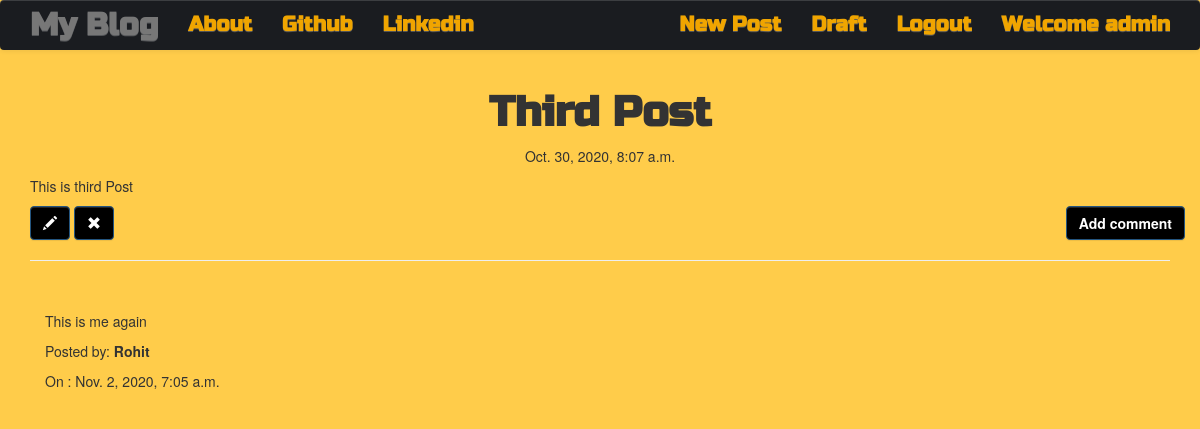
Page /post/8 (signed in) on the committed database.
### blog/models.py (models this page shows, shortened)
class Post(models.Model):
    author=models.ForeignKey('auth.user', on_delete=models.CASCADE)
    title=models.CharField(max_length=254)
    text=models.TextField()
    created_date=models.DateTimeField(default=timezone.now())
    published_date=models.DateTimeField(blank=True,null=True)

class Comment(models.Model):
    post=models.ForeignKey('blog.Post',related_name='comments', on_delete=models.CASCADE)
    author=models.CharField(max_length=200)
    text=models.TextField()
    create_date=models.DateTimeField(default=timezone.now)
    approved_comment=models.BooleanField(default=False)

### blog/views.py (the view)
# urls.py: url(r'^post/(?P<pk>\d+)$', views.PostDetailView.as_view(), name='post_detail'),
class PostDetailView(DetailView):
    model=Post

### blog/templates/blog/post_detail.html (shortened to what this page needs)
{% extends 'blog/base.html' %}
{% block content %}
        <h1 class='posttitle loader'><strong>{{ post.title }}</strong></h1>
        {% if post.published_date %}
            <div class="date postdate">
                {{ post.published_date }}
            </div>
        {% else %}
            <p>Created On: {{ post.created_date }}</p>
            <a style="background:black" class="btn btn-default" href="{% url 'post_publish' pk=post.pk %}"><strong style="color:white" >Publish</strong> </a>
        {% endif %}
      <p class='postcontent' >{{ post.text|safe|linebreaksbr }}</p>
      {% if user.is_authenticated %}
          <a style="background:black" class="btn btn-primary" href="{% url 'post_edit' pk=post.pk %}"><span class="glyphicon glyphicon-pencil"></span></a>
          <a style="background:black" class="btn btn-primary" href="{% url 'post_remove' pk=post.pk %}"><span class="glyphicon glyphicon-remove"></span></a>
            <a style="background:black"  class="btn btn-primary btn-comment" href="{% url 'add_comment_to_post' pk=post.pk %}"><strong>Add comment</strong> </a>
      {% endif %}
  <hr>
  <div class="container">
  {% for comment in post.comments.all %}
  <br>
      {% if user.is_authenticated or comment.approved_comment %}
          <p>{{ comment.text|safe|linebreaks }}</p>
          <p>Posted by: <strong>{{ comment.author }}</strong></p>
          <p>On : {{ comment.create_date }}</p>
      {% endif %}
  {% empty %}
      <p>No comments posted.</p>
  {% endfor %}
</div>
{% endblock %}

### blog/templates/blog/base.html (shortened to what this page needs)
<!DOCTYPE html>
{% load staticfiles %}
<html lang="en" dir="ltr">
  <head>
        <link rel="stylesheet" href="https://maxcdn.bootstrapcdn.com/bootstrap/3.3.7/css/bootstrap.min.css">
        <link rel="stylesheet" href="https://maxcdn.bootstrapcdn.com/bootstrap/3.3.7/css/bootstrap-theme.min.css">
        <link rel="stylesheet" href="//cdn.jsdelivr.net/npm/medium-editor@latest/dist/css/medium-editor.min.css" type="text/css" media="screen" charset="utf-8">
        <link rel="stylesheet" href="{% static 'css/blog.css' %}">
  </head>
  <body>
<nav  style="background:#1a1c20" border=0px; class="navbar navbar-default techfont custom-navbar">
  <div class="container">
    <ul class="nav navbar-nav">
      <li><a class="navbar-brand bigbrand"  href="{% url 'post_list' %}"><strong>My Blog</strong></a></li>
      <li><a id="nav_link" href="{% url 'about' %}"><strong>About</strong></a></li>
      <li><a id="nav_link" href="https://github.com/Samrat101"><strong>Github</strong></a></li>
      <li><a id="nav_link" href="https://www.linkedin.com/in/sandeep-yadav-2449381a0/"><strong>Linkedin</strong></a></li>
    </ul>
    <ul class="nav navbar-nav navbar-right">
      {% if user.is_authenticated %}
        <li><a id="nav_link" href="{% url 'post_new' %}"><strong>New Post</strong></a></li>
        <li><a id="nav_link" href="{% url 'post_draft_list' %}"><strong>Draft</strong></a></li>
        <li><a id="nav_link" href="{% url 'logout' %}"><strong>Logout</strong></a></li>
        <li><a id="nav_link" href=""><strong>Welcome {{ user.username }}</strong></a></li>
      {% else  %}
        <li><a class="nav navbar-right"  href="{% url 'login' %}"><span class="glyphicon glyphicon-user"></span></a></li>
      {% endif %}
    </ul>
  </div>
</nav>
<div class="content container">
    <div class="row">
      <div class="col-md-12">
        <div class="blog_posts">
          {% block content %}
          {% endblock %}
        </div>
      </div>
    </div>
</div>
  </body>
</html>

### blog/static/css/blog.css (style rules this page uses)
.techfont { font-family:'Russo One',sans-serif; font-size:1.5em; border: 0px; }
.bigbrand { font-size:1.5em; }
#nav_link { color:#f0a500; }
.postdate { text-align:center; }
.posttitle { font-family: 'Russo One',sans-serif; font-size:3em; text-align:center; }
.postcontent { font-family: 'Montserrat'; font-size:1.5em; }
.btn-comment { position:absolute; right:0px; }
body { background-color:#ffcc4a; }

### rows in the picture
Post: title "Third Post", published_date "Oct. 30, 2020, 8:07 a.m.", text "This is third Post"
Comment: text "This is me again", author "Rohit", create_date "Nov. 2, 2020, 7:05 a.m."

### other values in the picture
{{ user.username }} "admin"
